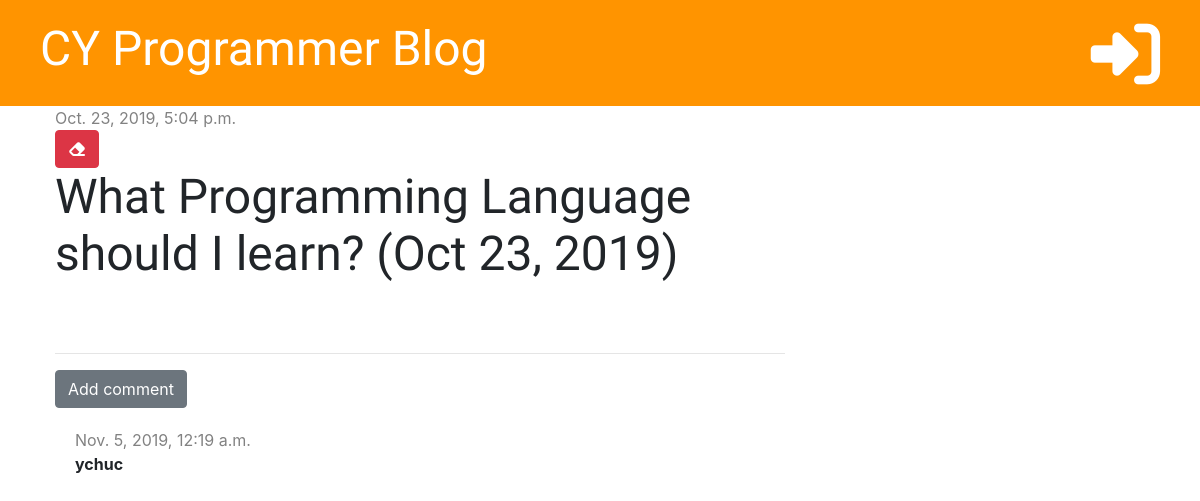
/post/1, run on the app's committed database.
### blog/models.py (models this page shows, shortened)
class Post(models.Model):
    author = models.ForeignKey('auth.User', on_delete=models.CASCADE)
    title = models.CharField(max_length=200)
    text = models.TextField()
    created_date = models.DateTimeField(default=timezone.now)
    published_date = models.DateTimeField(blank=True, null=True)

class Comment(models.Model):
    post = models.ForeignKey('blog.Post', on_delete=models.CASCADE, related_name='comments')
    author = models.CharField(max_length=200)
    text = models.TextField()
    created_date = models.DateTimeField(default=timezone.now)
    approved = models.BooleanField(default=False)

### blog/views.py (the view)
# urls.py: path('post/<int:pk>', views.post_detail, name='post_detail'),
def post_detail(request, pk):
    post = get_object_or_404(Post, pk=pk)
    stuff_for_frontend = {'post': post}
    return render(request, 'blog/post_detail.html', stuff_for_frontend)

### blog/templatetags/markdownify.py (called while the page is built)
@register.filter
def markdown(value):
    renderer = HighlightRenderer()
    markdown = mistune.Markdown(renderer=renderer)
    return markdown(value)

### blog/templates/blog/post_detail.html (shortened to what this page needs)
{% extends 'blog/base.html' %}
{% load markdownify %}
{% block content %}
    <div class="post" xmlns="http://www.w3.org/1999/html" xmlns="http://www.w3.org/1999/html">
        {% if post.published_date %}
            <div class="date">
                {{ post.published_date }}
            </div>
        {% else %}
            <a href="{% url 'post_publish' pk=post.pk %}" class="btn btn-primary">Publish</a>
        {% endif %}
        <a href="{%  url 'post_delete' pk=post.pk %}" class="btn btn-danger"
           onclick="return confirm('Are you sure you want to delete this post?')">
            <i class="fas fa-eraser"></i>
        </a>
        <h1>{{ post.title }}</h1>
    </div>
    <hr>
    <a href="{% url 'add_comment_to_post' pk=post.pk %}" class="btn btn-secondary">Add comment</a>
    {% for comment in post.comments.all %}
        {% if user.is_authenticated or comment.approved %}
            <div class="comment">
                <div class="date">
                    {{ comment.created_date }}
                </div>
                <strong>{{ comment.author }}</strong>
            </div>
        {%  endif %}
    {% empty %}
        <p>No comments...</p>
    {% endfor %}
{% endblock %}

### blog/static/css/blog.css (style rules this page uses)
h1, h2, h3, h4 { font-family: 'Tangerine', 'Inconsolata', 'Droid Sans', serif; font-size: 48px; }
.date { color: #828282; }
.post { margin-bottom: 70px; }
.comment { margin: 20px 0px 20px 20px; }

### data on the page
Post: published_date "Oct. 23, 2019, 5:04 p.m.", title "What Programming Language should I learn? (Oct 23, 2019)"
Comment: created_date "Nov. 5, 2019, 12:19 a.m.", author "ychuc"
